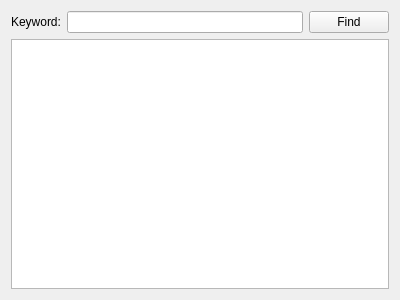
<?xml version="1.0" encoding="UTF-8"?>
<ui version="4.0">
 <class>TextFinder</class>
 <widget class="QWidget" name="TextFinder">
  <property name="geometry">
   <rect>
    <x>0</x>
    <y>0</y>
    <width>400</width>
    <height>300</height>
   </rect>
  </property>
  <property name="windowTitle">
   <string>TextFinder</string>
  </property>
  <layout class="QVBoxLayout" name="verticalLayout">
   <item>
    <layout class="QHBoxLayout" name="horizontalLayout_3">
     <item>
      <widget class="QLabel" name="label">
       <property name="text">
        <string>Keyword:</string>
       </property>
      </widget>
     </item>
     <item>
      <widget class="QLineEdit" name="lineEdit"/>
     </item>
     <item>
      <widget class="QPushButton" name="findButton">
       <property name="text">
        <string>Find</string>
       </property>
      </widget>
     </item>
    </layout>
   </item>
   <item>
    <widget class="QTextEdit" name="textEdit"/>
   </item>
  </layout>
 </widget>
 <layoutdefault spacing="6" margin="11"/>
 <resources/>
 <connections/>
</ui>
